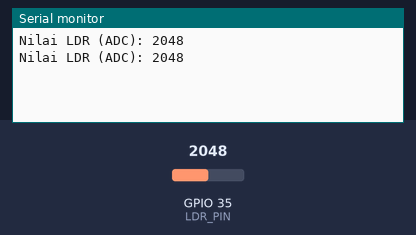
A sketch run on a simulated ESP32. Shown: the last lines printed to the serial monitor. The test bench sets the inputs (shaded band); at power-on: GPIO 35 (LDR_PIN) = 2048.

Above: at 1.8 s.
1.9 s: GPIO 35 (LDR_PIN) set to 2866
At 2.4 s:
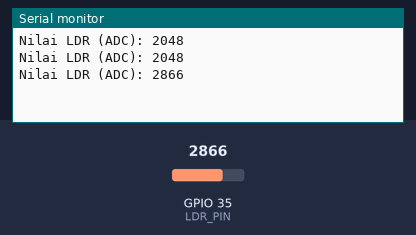
3.4 s: GPIO 35 (LDR_PIN) set to 3603
At 4.8 s:
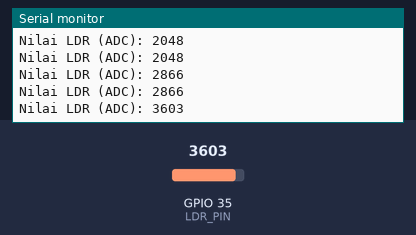
Timing chart, 0 to 6.4 s (numbered marks = the images above; inputs shaded):
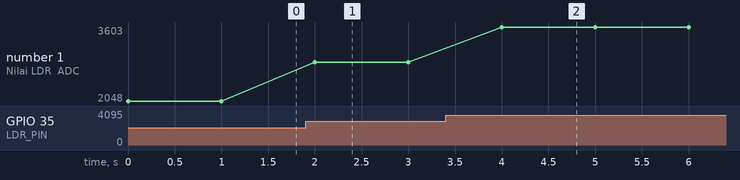

Measured:
- after the input at 1.9 s, the serial monitor: prints a new line after 0.10 s (image 1)
- after the input at 3.4 s, the serial monitor: prints a new line after 0.60 s (image 2)
- plotted number 1: 2048 → 2866 after the input at 1.9 s, 2866 → 3603 after the input at 3.4 s

The sketch:

test_LDR.ino
```cpp
#define LDR_PIN 35

void setup() {
  Serial.begin(115200);
  pinMode(LDR_PIN, INPUT);
}

void loop() {
  int ldrValue = analogRead(LDR_PIN);
  Serial.print("Nilai LDR (ADC): ");
  Serial.println(ldrValue);

  delay(1000);
}
```
